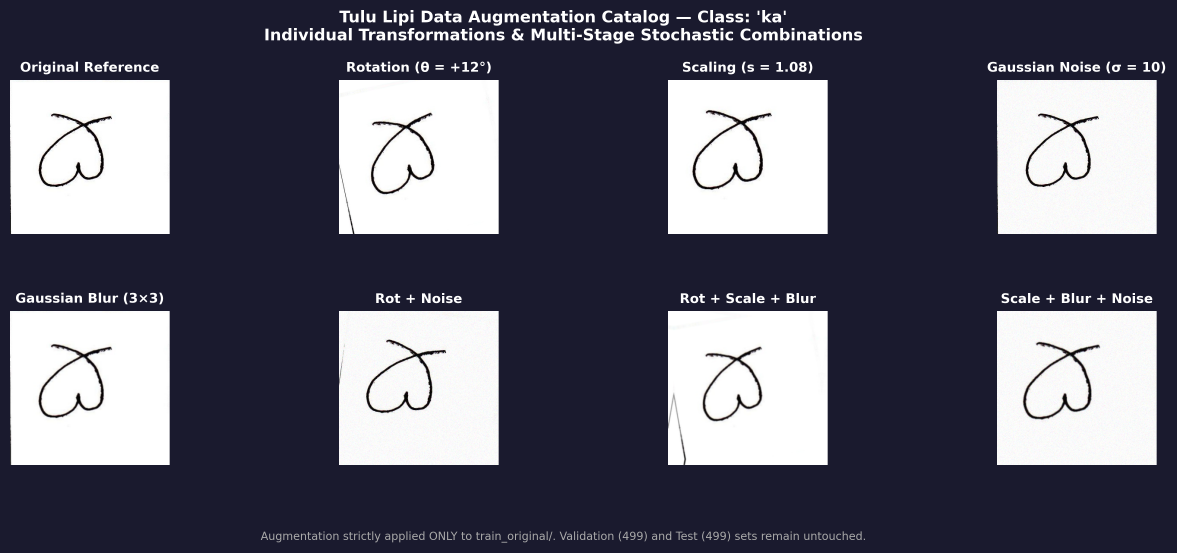
#> input picture tulu_dataset_pipeline/augmentation_examples.png, 3529 x 1658 px (shown at 1/3 size); its folder holds only this picture in this run
$ python -i augmentation.py   (imports and definitions only)
#> lines starting #> are read from the running program, lines starting #| are printed output that depends on the picture
#> further down, picture is the input picture: shape (1658, 3529, 3); mean B, G, R 109.7, 96.1, 96.2
import os
import cv2
import numpy as np
from tqdm import tqdm
import random

DATASET_PATH = r"D:\MINI PROJECT\Datasets\Dataset2\final_dataset"

TARGET_COUNT = 600   # final images per alphabet


def augment_image(img):
    h, w = img.shape[:2]
#> h = 1658; w = 3529

    # Random rotation
    angle = random.uniform(-15, 15)
    M = cv2.getRotationMatrix2D((w//2, h//2), angle, 1)
    img = cv2.warpAffine(img, M, (w, h), borderMode=cv2.BORDER_REPLICATE)
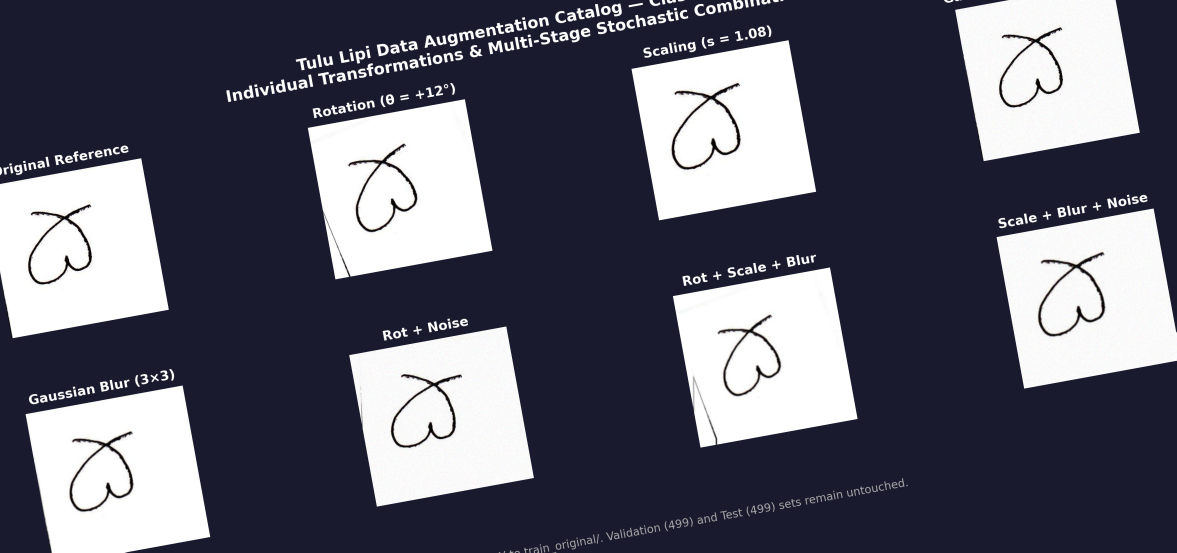
#> img: shape (1658, 3529, 3) (shown at 1/3 size); mean of channels 0, 1, 2 108.5, 94.8, 94.8; drawn as B, G, R

    # Random scaling
    scale = random.uniform(0.9, 1.1)
    img = cv2.resize(img, None, fx=scale, fy=scale)
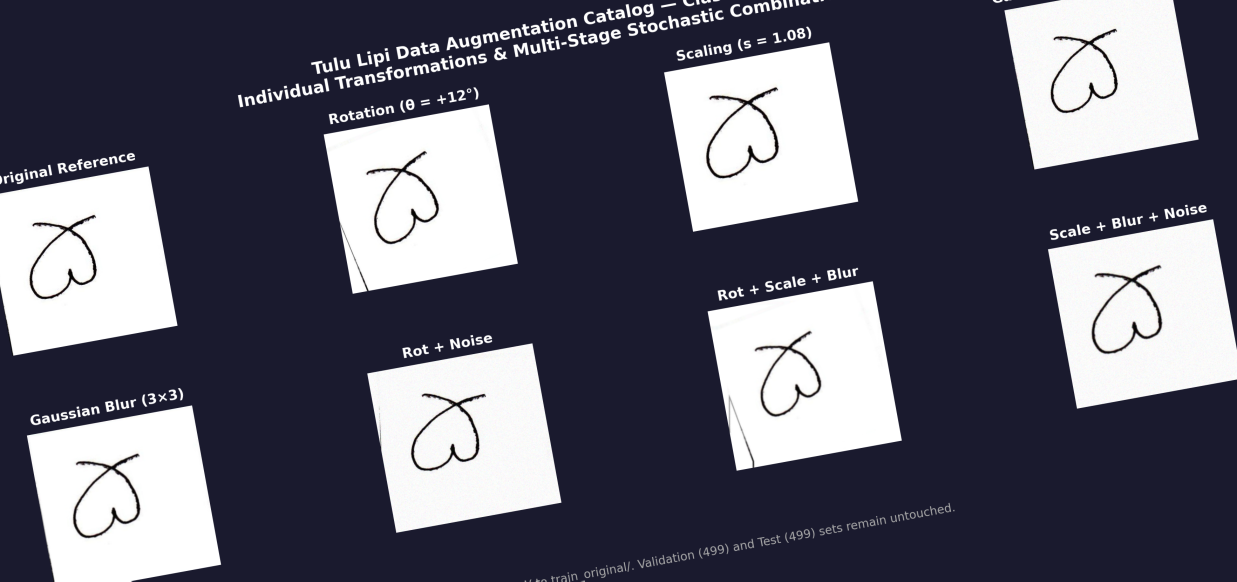
#> img: shape (1744, 3711, 3) (shown at 1/3 size); mean of channels 0, 1, 2 108.4, 94.7, 94.8; drawn as B, G, R
    img = cv2.resize(img, (w, h))
#> img: shape (1658, 3529, 3)

    # Random noise
    noise = np.random.normal(0, 10, img.shape).astype(np.uint8)
    img = cv2.add(img, noise)
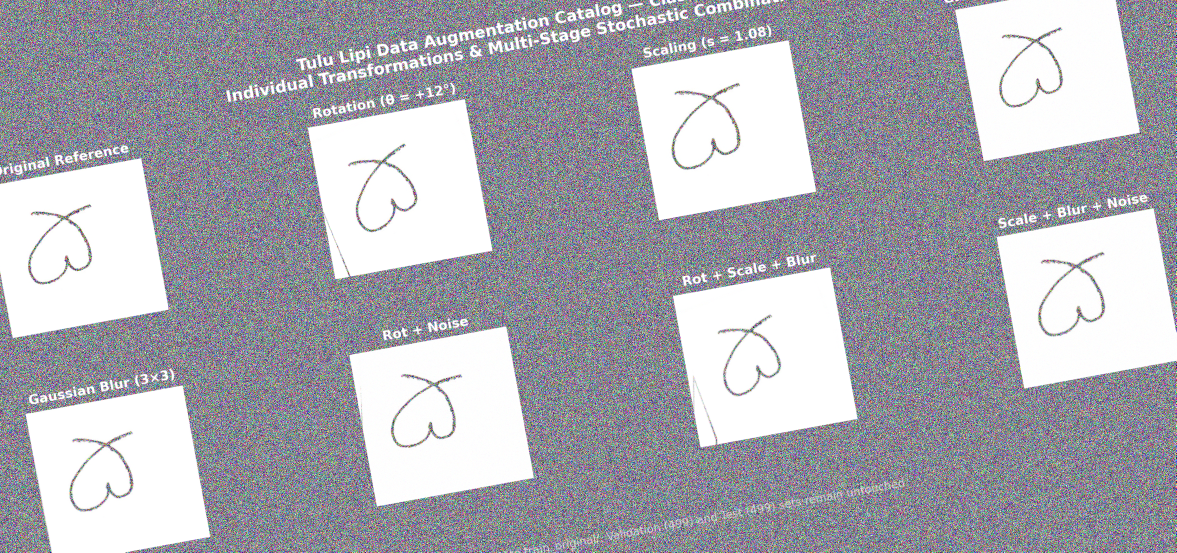
#> img: shape (1658, 3529, 3) (shown at 1/3 size); mean of channels 0, 1, 2 178.8, 171.2, 171.3; drawn as B, G, R

    # Random blur
    if random.random() > 0.5:
        img = cv2.GaussianBlur(img, (3, 3), 0)

    return img


# [29 lines not run here, left out]

>>> import cv2
>>> picture = cv2.imread('tulu_dataset_pipeline/augmentation_examples.png')
>>> result = augment_image(picture)
